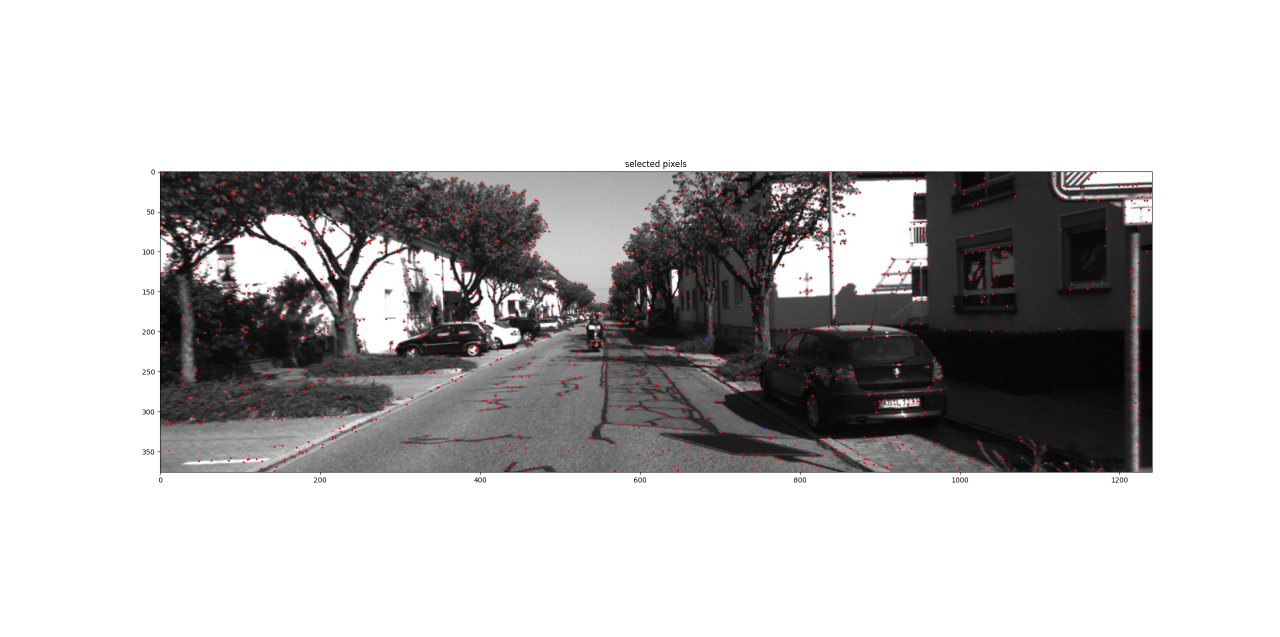
#> input picture test_images/kitty_pixel_selector.png, 2560 x 1274 px (shown at 1/2 size)
$ python ii_image.py ../test_images/kitty_pixel_selector.png   (older library calls are emulated)
#> lines starting #> are read from the running program, lines starting #| are printed output that depends on the picture
#> in main, image is the input picture: shape (1274, 2560, 3); mean B, G, R 192.7, 192.7, 193.9
import numpy as np
import cv2
import matplotlib.pyplot as plt
from argparse import ArgumentParser

def illumination_invariant_imaging(image: np.ndarray, alpha: float, format: str = 'cv') -> np.ndarray:
    """
    Performs illumination invariant imaging on the given image.

    Args:
        image (np.ndarray): CV Image to be processed.(BGR)
        alpha (float): Parameter for illumination invariant imaging.

    Returns:
        np.ndarray: Processed image.
    """
#> called with alpha = 0.398, format = 'cv'
    if format == 'cv':
        new_image = np.log(image[..., 1]) + (1 - alpha) * np.log(image[..., 2]) + alpha * np.log(image[..., 0])
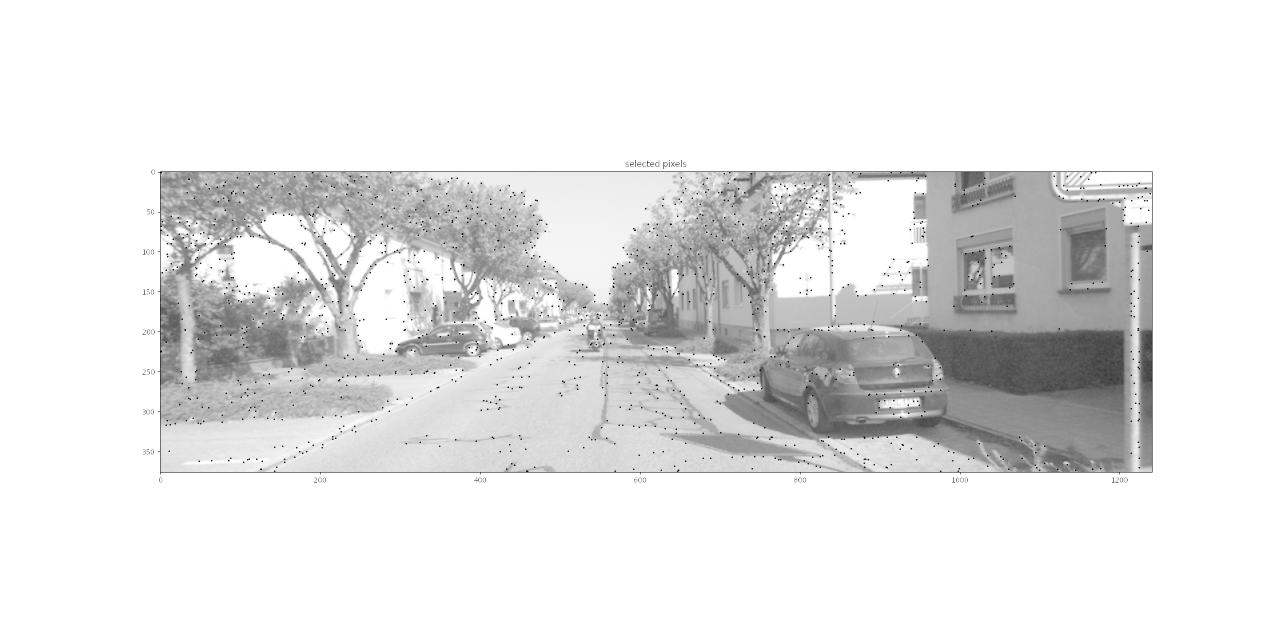
#> new_image: shape (1274, 2560) float16 (shown at 1/2 size); 0.4% of the values are NaN or infinite; the others: min 0, max 11.09, mean 9.99; drawn with min black, max white, NaN and infinite black
        return (255 * new_image).astype('uint8')
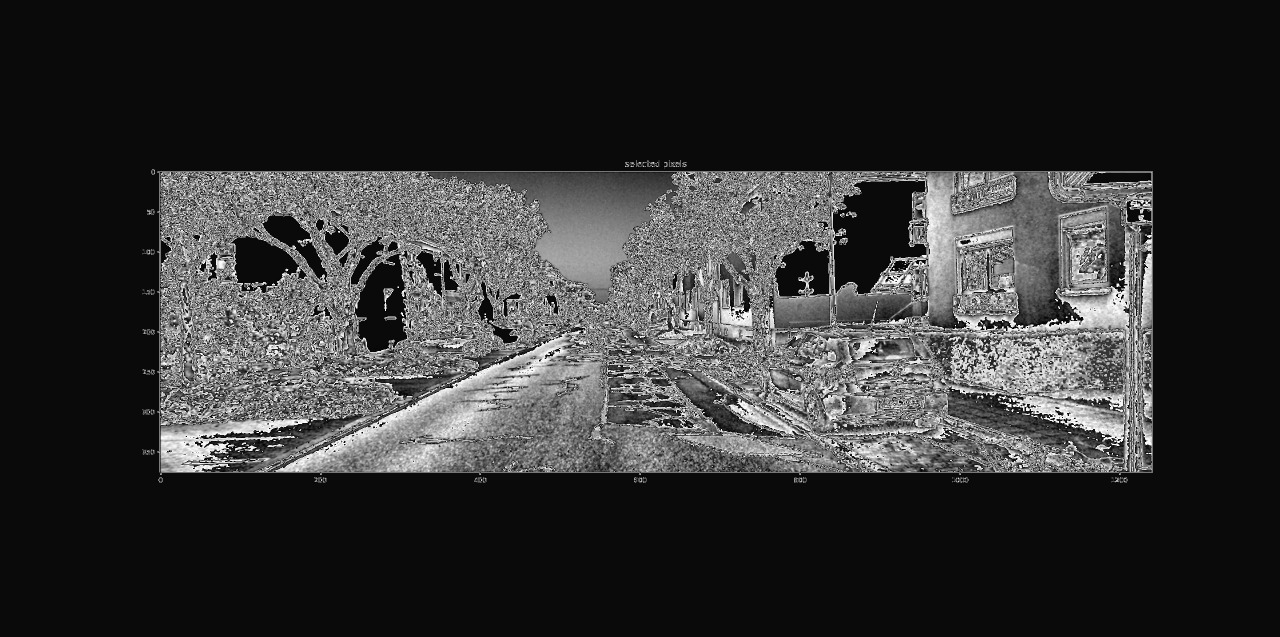
#> returned value: shape (1274, 2560) (shown at 1/2 size); min 0, max 255, mean 50.2
    elif format == 'plt':
        normalized_image = cv2.normalize(image, None, alpha=0, beta=1, norm_type=cv2.NORM_MINMAX, dtype=cv2.CV_32F)
        new_image = 0.5 + np.log(normalized_image[..., 1]) + alpha * np.log(normalized_image[..., 2]) + (1 - alpha) * np.log(normalized_image[..., 0])
        return new_image.clip(-10, 10)


def peaks2alpha(lambda1: float, lambda2: float, lambda3: float) -> float:
    """
    Calculates alpha value from the given eigenvalues.

    Args:
        lambda1 (float): Peak spectral response of R channel.
        lambda2 (float): Peak spectral response of G channel.
        lambda3 (float): Peak spectral response of B channel.

    Returns:
        float: alpha value.
    """
    return (lambda1 * (lambda3 - lambda2)) / (lambda2 * (lambda3 - lambda1))


def show(image, title, format='cv'):
    # Check channel of image
#> called with title = 'image', format = 'cv'
    assert image.ndim == 2, "Image should be grayscale"

    if format == 'cv':
        image = cv2.cvtColor(image, cv2.COLOR_GRAY2BGR)
        cv2.imshow(title, image)
        cv2.waitKey(0)
        cv2.destroyAllWindows()

    elif format == 'plt':
        plt.imshow(image)
        plt.title(title)
        plt.show()


def main(image_path: str, format: str = 'cv'):
    image = cv2.imread(image_path)
    if format == 'plt': image = cv2.cvtColor(image, cv2.COLOR_BGR2RGB)
    # B: 460
    # G: 540
    # R: 610
    # Calculate alpha value
    lambda1 = 460
    lambda2 = 540
    lambda3 = 610
    alpha = peaks2alpha(lambda1, lambda2, lambda3)

    # Perform illumination invariant imaging
    new_image = illumination_invariant_imaging(image, alpha, format)

    show(new_image, "image", format)

if __name__ == "__main__":
    parser = ArgumentParser(description='Illumination Invariant Imaging')
    parser.add_argument('image', type=str, help='Path to the image.')
    parser.add_argument('--format', type=str, default='cv', help='Format of the image. (cv or plt)')

    args = parser.parse_args()

    main(args.image, args.format)

$ run again, on test_images/test_pixel_selector_make_map.png
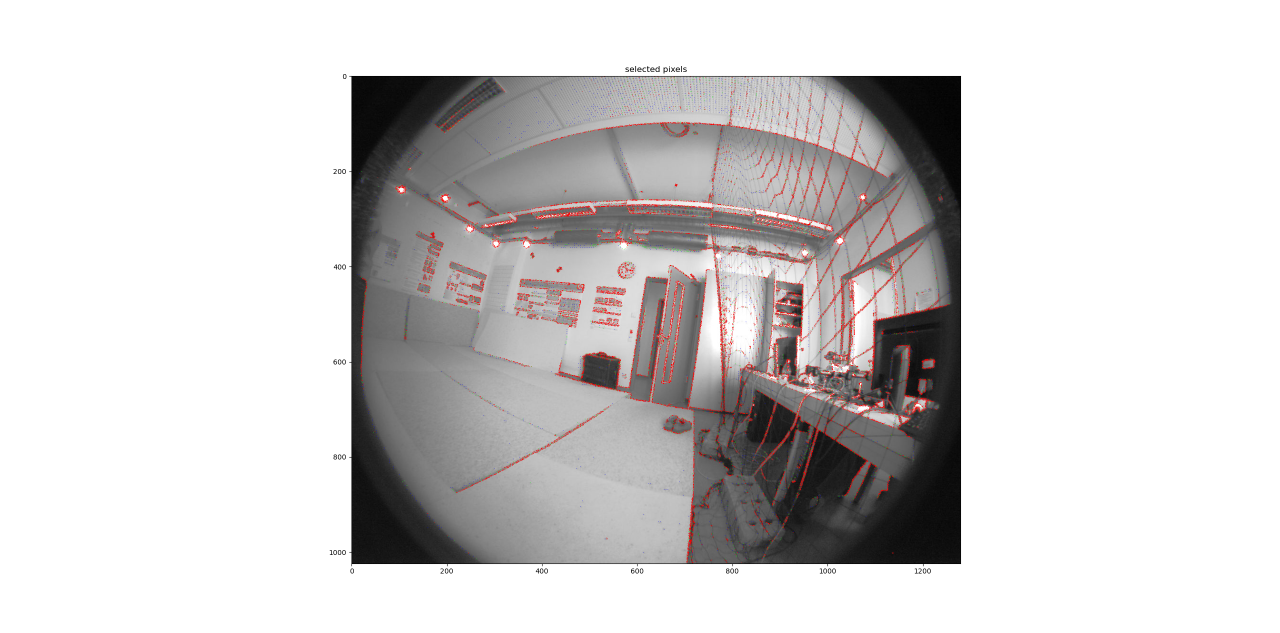
#> input picture test_images/test_pixel_selector_make_map.png, 2560 x 1266 px (shown at 1/2 size)
#> in main, image is the input picture: shape (1266, 2560, 3); mean B, G, R 206.6, 206.7, 208.9
#> in illumination_invariant_imaging, `new_image = np.log(image[..., 1]) + (1 - alpha) * np.log(image[..., 2]..`:
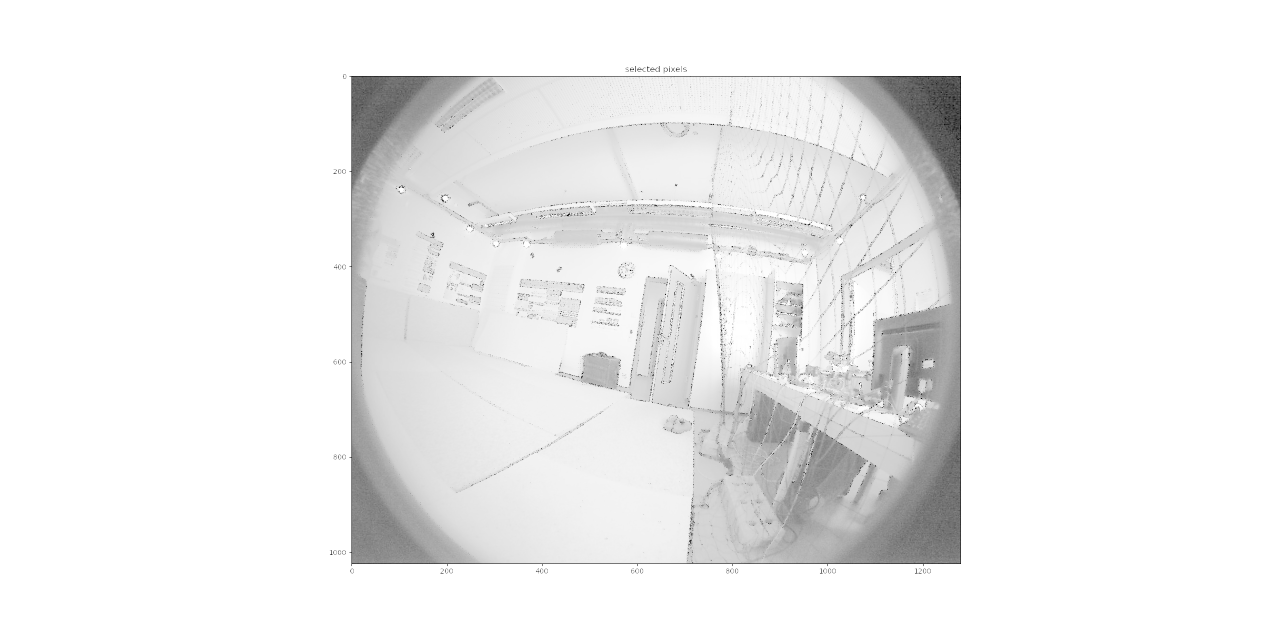
#> new_image: shape (1266, 2560) float16 (shown at 1/2 size); 0.22% of the values are NaN or infinite; the others: min 0, max 11.09, mean 10.39; drawn with min black, max white, NaN and infinite black
#> in illumination_invariant_imaging, `return (255 * new_image).astype('uint8')`:
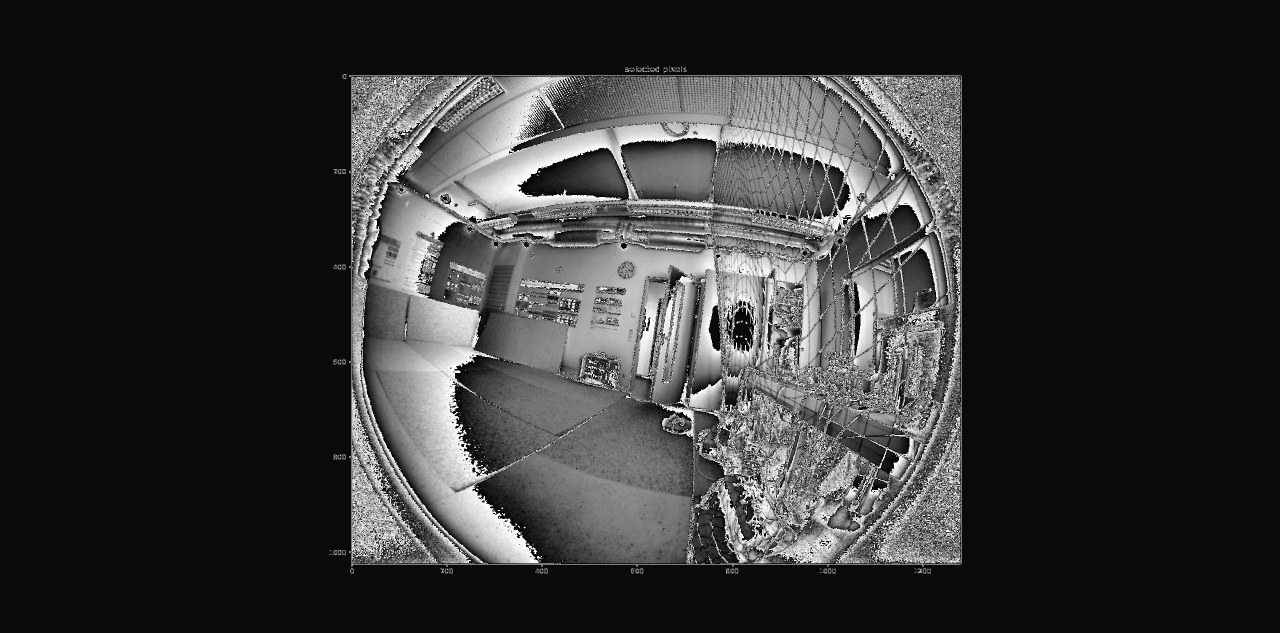
#> returned value: shape (1266, 2560) (shown at 1/2 size); min 0, max 255, mean 52
